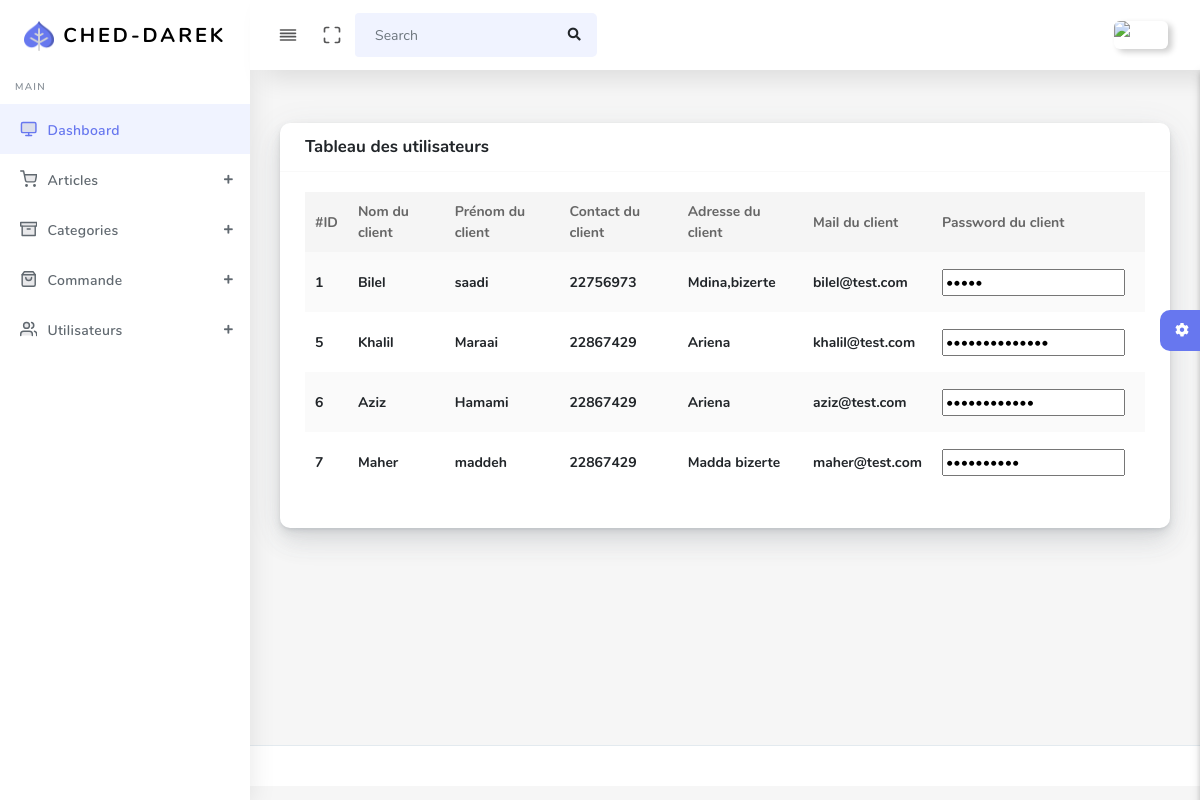
The page /habatAdm1n/users.php (signed in) on the database its author committed.
### tables this page shows
CREATE TABLE `users` (
  `user_id` int(11) NOT NULL,
  `user_mail` varchar(255) NOT NULL,
  `username` varchar(255) NOT NULL,
  `user_lastname` varchar(255) NOT NULL,
  `user_password` varchar(255) NOT NULL,
  `user_address` varchar(255) NOT NULL,
  `user_contact` int(11) NOT NULL
);

### config/function.php (called while the page is built, shortened)
<?php
function query($sql){
    global $connection;
    return mysqli_query($connection,$sql);
}
function fetch_array($result){
return mysqli_fetch_array($result);
}
?>

### habatAdm1n/users.php (the view, shortened to what this page needs)
<?php require_once("../templates/back/admin_nav.php"); ?>
<?php require_once("../templates/back/admin_sidebar.php"); ?>
      <div class="main-content">
        <section class="section">
          <div class="section-body">
            <div class="row">
              <div class="col-12">
                <div class="card">
                  <div class="card-header">
                    <h4>Tableau des utilisateurs</h4>
                  </div>
                  <div class="card-body">
                    <div class="table-responsive">
                      <table class="table table-striped" id="table-1">
                        <thead>
                          <tr>
                            <th class="text-center">#ID</th>
                            <th>Nom du client</th>
                            <th>Prénom du client</th>
                            <th>Contact du client</th>
                            <th>Adresse du client</th>
                            <th>Mail du client</th>
                            <th>Password du client</th>
                          </tr>
                        </thead>
                        <tbody>
                        <?php get_users(); ?>
                        </tbody>
                      </table>
                    </div>
                  </div>
                </div>
              </div>
            </div>
          </div>
        </section>
      <?php require_once("../templates/back/footer.php"); ?>
      <?php
      function get_users(){
        $query = query("SELECT * FROM users");
        while ($row = fetch_array($query)) {
        $products = <<<DELIETER
        <tr>
        <td>{$row['user_id']}</td>
        <td>{$row['username']}</td>
        <td>{$row['user_lastname']}</td>
        <td>{$row['user_contact']}</td>
        <td>{$row['user_address']}</td>
        <td>{$row['user_mail']}</td>
        <td>
        <input type="password" value="{$row['user_password']}" id="myInput" style='margin-right:10px;'>
        </td>
      </tr>
    DELIETER;
    echo $products;
        }
      }
      ?>

### habatAdm1n/users.php (style rules this page uses)
td { font-size: 14px; font-weight: bold; }

### rows shown on the page
users: user_id "1", username "Bilel", user_lastname "saadi", user_contact "22756973", user_address "Mdina,bizerte", user_mail "bilel@test.com"
users: user_id "5", username "Khalil", user_lastname "Maraai", user_contact "22867429", user_address "Ariena", user_mail "khalil@test.com"
users: user_id "6", username "Aziz", user_lastname "Hamami", user_contact "22867429", user_address "Ariena", user_mail "aziz@test.com"
users: user_id "7", username "Maher", user_lastname "maddeh", user_contact "22867429", user_address "Madda bizerte", user_mail "maher@test.com"
